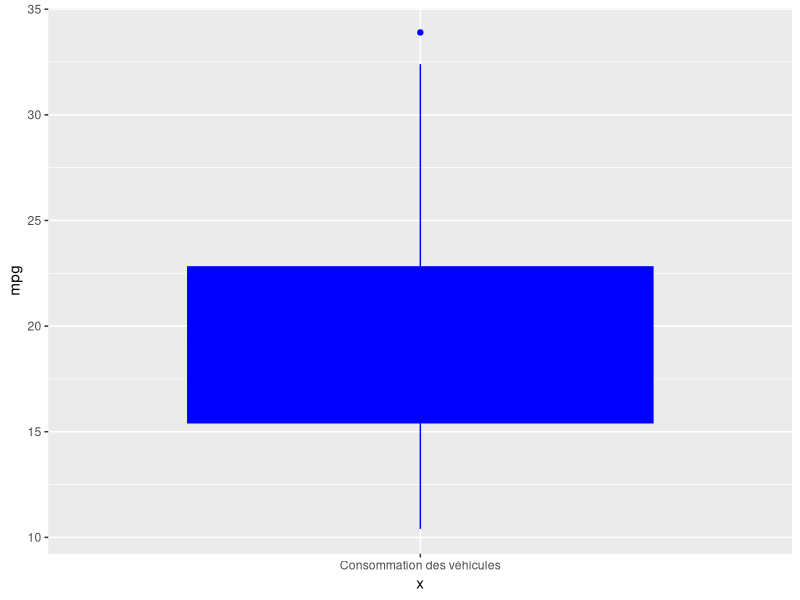
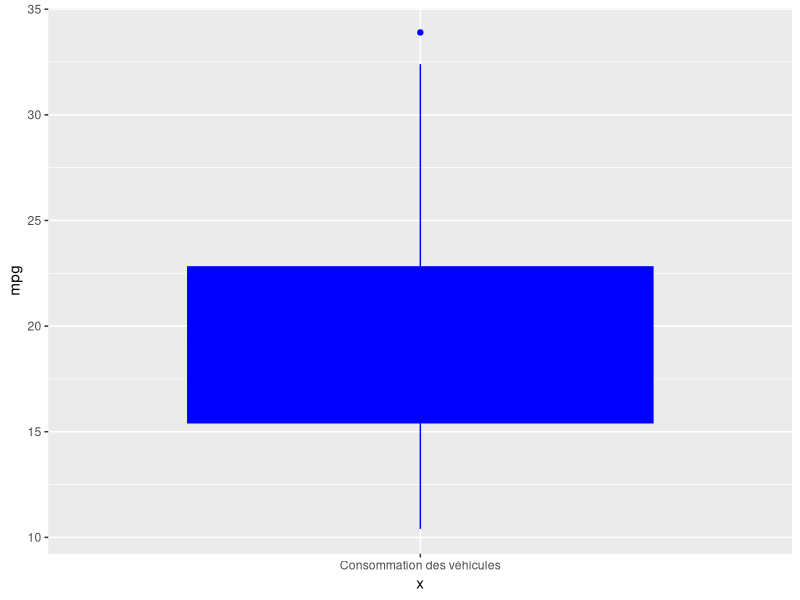
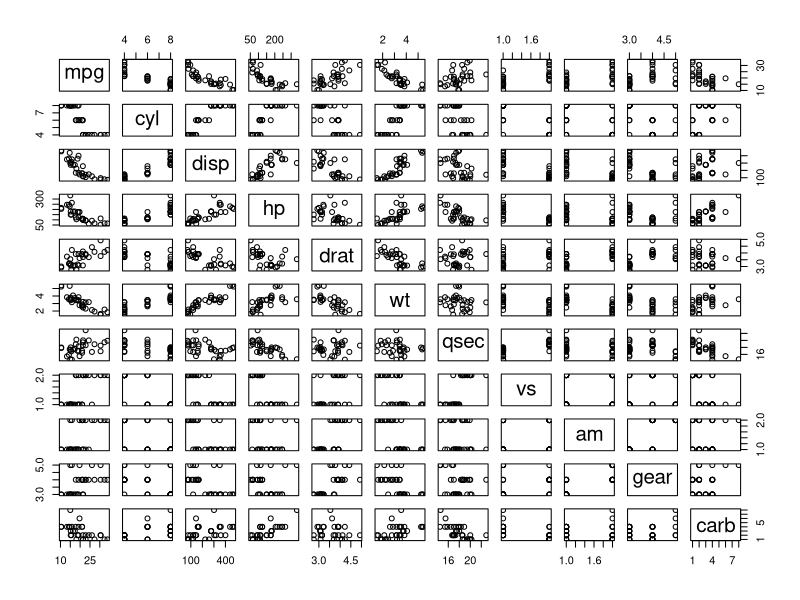
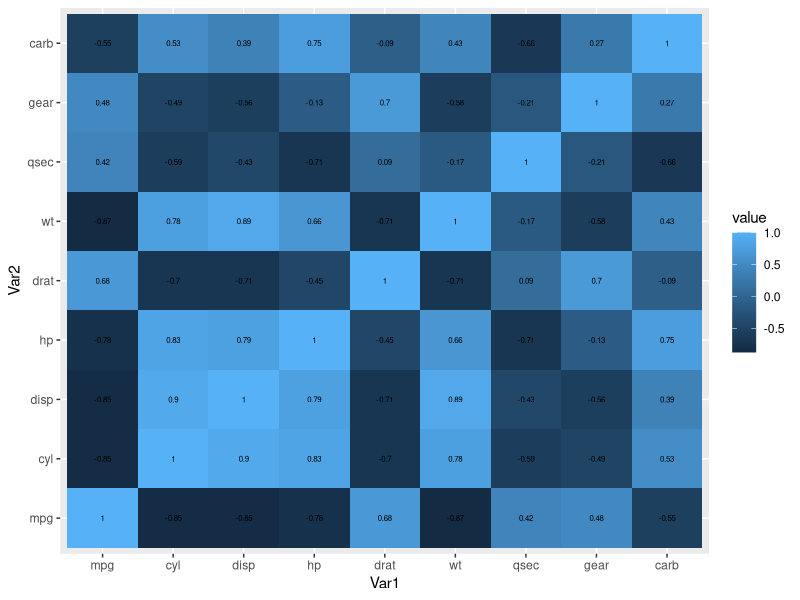
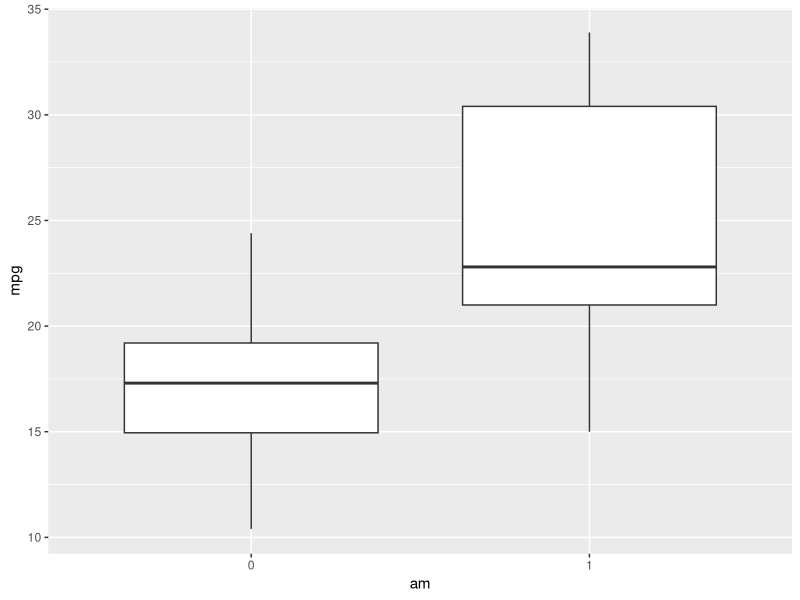
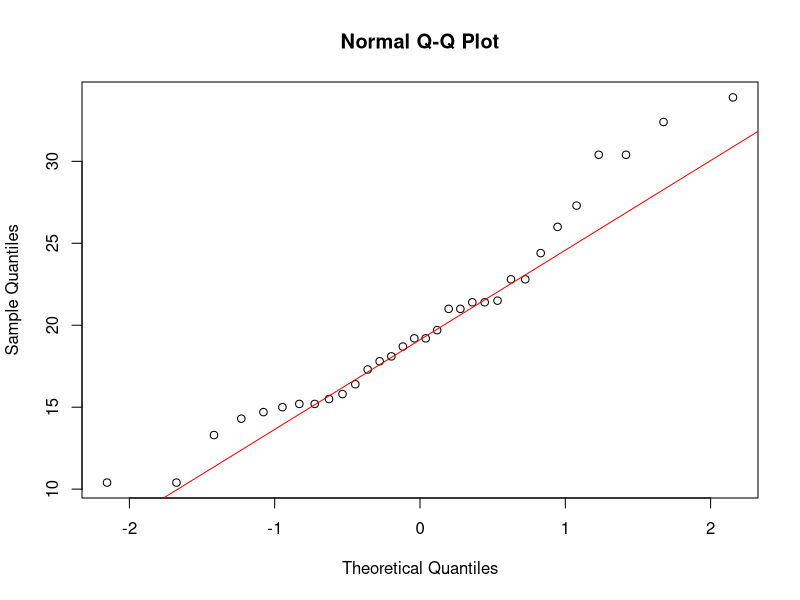
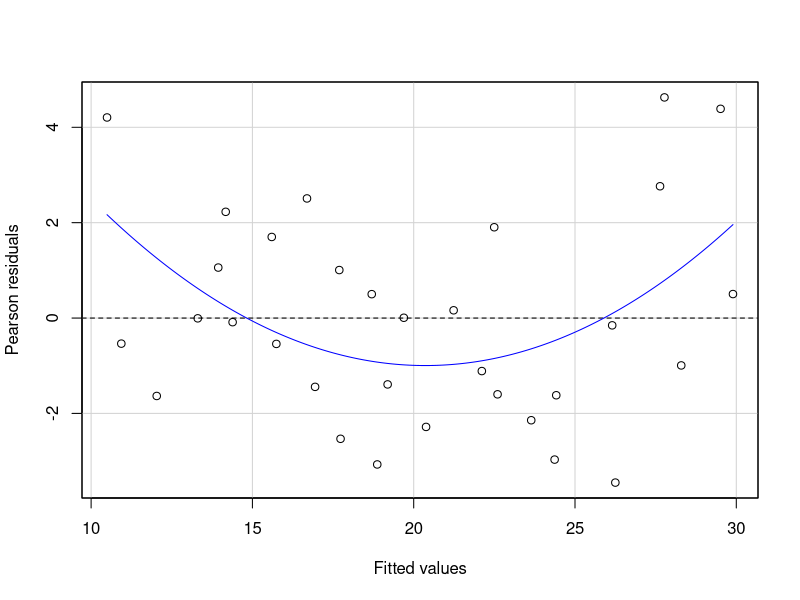
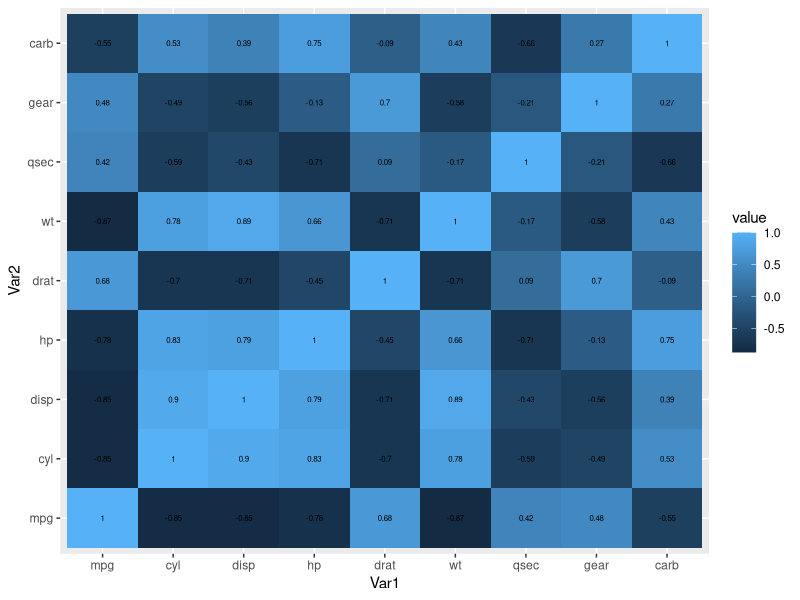

Generate these figures, in order, with R:
## ---- chunk 1
data("mtcars")
View(mtcars)
## ---- chunk 2
summary(mtcars)
# lorsque la moyenne est proche de la median cela veut probablement dire qu'il y'a peu voir peu de valeures abberantes
## ---- chunk 3
#| echo: false # ceci permet de ne pas afficher le code lors du resultat
library(ggplot2)
ggplot(data = mtcars,aes(x="Consommation des véhicules", y = mpg))+
  geom_boxplot(color="blue", fill="blue")
## ---- chunk 4
library(ggplot2)
ggplot(data = mtcars, aes(x="Consommation des véhicules", y = mpg))+
  geom_boxplot(color="blue", fill="blue")
## ---- chunk 5
mtcars$vs <- as.factor(mtcars$vs)
mtcars$am <- as.factor(mtcars$am)
plot(mtcars)
## ---- chunk 6
base_quanti <- mtcars[,-which(names(mtcars) %in% c("vs","am"))]

cor(base_quanti)

## ---- chunk 7
# Install and load reshape2 package
install.packages("reshape2")
library(reshape2)
 
# creating correlation matrix
corr_mat <- round(cor(base_quanti),2)
 
# reduce the size of correlation matrix
melted_corr_mat <- melt(corr_mat)
head(melted_corr_mat)
 
# plotting the correlation heatmap
library(ggplot2)
ggplot(data = melted_corr_mat, aes(x=Var1, y=Var2, 
                                   fill=value)) + 
geom_tile() +
geom_text(aes(Var2, Var1, label = value), 
          color = "black", size = 2)
## ---- chunk 8
ggplot(data = mtcars, aes(x=am,y=mpg))+
  geom_boxplot(aes(fill=mpg))
## ---- chunk 9
# Réalisation d'un t-test pour comparer les moyennes de 'mpg' entre les voitures à transmission manuelle et automatique
t.test(mpg ~ am, data=mtcars)
## ---- chunk 10
# Création d'un QQ-plot pour la variable 'mpg'
qqnorm(mtcars$mpg)
qqline(mtcars$mpg, col = "red")
## ---- chunk 11
# Test de Shapiro-Wilk pour 'mpg'
# ce test nous dit si les varaibles sont normalement distribuées
shapiro.test(mtcars$mpg)
## ---- chunk 12
install.packages("car")

library(car)

## ---- chunk 13
# Réalisation du test de Levene sur 'mpg' en fonction du type de transmission 'am'
leveneTest(mpg ~ am, data = mtcars)
## ---- chunk 14
# on le fait lorsque le test de la variance n'est pas respectée
t.test(mpg ~ am, data=mtcars, var.equal = FALSE)
## ---- chunk 15
wilcox.test(mpg ~ am, data=mtcars)
## ---- chunk 16
model <- lm(mpg ~ ., data = mtcars )
## ---- chunk 17
summary(model)

## ---- chunk 18
residualPlot(model)

## ---- chunk 19
vif(model)
## ---- chunk 20
ggplot(data = melted_corr_mat, aes(x=Var1, y=Var2, 
                                   fill=value)) + 
geom_tile() +
geom_text(aes(Var2, Var1, label = value), 
          color = "black", size = 2)
## ---- chunk 21
mtcars_bis <- mtcars[,-which(names(mtcars) %in% c("cyl","disp"," hp","carb","qsec"))]

model_bis <- lm(mpg ~ ., data = mtcars_bis )
## ---- chunk 22
summary(model_bis)
## ---- chunk 23
vif(model_bis)
## ---- chunk 24
predict(model_bis, data.frame(hp = 10, drat = 5, wt = 10, vs = as.factor(0), am = as.factor(0), gear = 7))
## ---- chunk 25
1 + 1
## ---- chunk 26
#| echo: false
2 * 2
